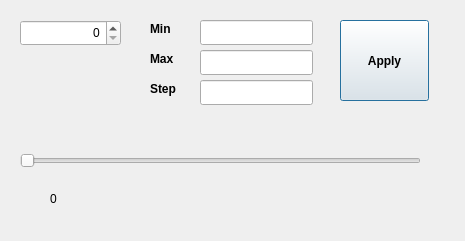
<?xml version="1.0" encoding="UTF-8"?>
<ui version="4.0">
 <class>Dialog</class>
 <widget class="QDialog" name="Dialog">
  <property name="geometry">
   <rect>
    <x>0</x>
    <y>0</y>
    <width>465</width>
    <height>241</height>
   </rect>
  </property>
  <property name="windowTitle">
   <string>Dialog</string>
  </property>
  <widget class="QLabel" name="label">
   <property name="geometry">
    <rect>
     <x>150</x>
     <y>20</y>
     <width>41</width>
     <height>17</height>
    </rect>
   </property>
   <property name="font">
    <font>
     <weight>75</weight>
     <bold>true</bold>
    </font>
   </property>
   <property name="text">
    <string>Min</string>
   </property>
  </widget>
  <widget class="QLabel" name="label_2">
   <property name="geometry">
    <rect>
     <x>150</x>
     <y>50</y>
     <width>41</width>
     <height>17</height>
    </rect>
   </property>
   <property name="font">
    <font>
     <weight>75</weight>
     <bold>true</bold>
    </font>
   </property>
   <property name="text">
    <string>Max</string>
   </property>
  </widget>
  <widget class="QLineEdit" name="editMin">
   <property name="geometry">
    <rect>
     <x>200</x>
     <y>20</y>
     <width>113</width>
     <height>25</height>
    </rect>
   </property>
   <property name="alignment">
    <set>Qt::AlignRight|Qt::AlignTrailing|Qt::AlignVCenter</set>
   </property>
  </widget>
  <widget class="QLineEdit" name="editStep">
   <property name="geometry">
    <rect>
     <x>200</x>
     <y>80</y>
     <width>113</width>
     <height>25</height>
    </rect>
   </property>
   <property name="alignment">
    <set>Qt::AlignRight|Qt::AlignTrailing|Qt::AlignVCenter</set>
   </property>
  </widget>
  <widget class="QLabel" name="labelValue">
   <property name="geometry">
    <rect>
     <x>50</x>
     <y>80</y>
     <width>67</width>
     <height>17</height>
    </rect>
   </property>
   <property name="text">
    <string/>
   </property>
  </widget>
  <widget class="QSpinBox" name="spinBox">
   <property name="geometry">
    <rect>
     <x>20</x>
     <y>20</y>
     <width>101</width>
     <height>26</height>
    </rect>
   </property>
   <property name="layoutDirection">
    <enum>Qt::LeftToRight</enum>
   </property>
   <property name="alignment">
    <set>Qt::AlignRight|Qt::AlignTrailing|Qt::AlignVCenter</set>
   </property>
  </widget>
  <widget class="QLabel" name="label_3">
   <property name="geometry">
    <rect>
     <x>150</x>
     <y>80</y>
     <width>41</width>
     <height>17</height>
    </rect>
   </property>
   <property name="font">
    <font>
     <weight>75</weight>
     <bold>true</bold>
    </font>
   </property>
   <property name="text">
    <string>Step</string>
   </property>
  </widget>
  <widget class="QPushButton" name="btnApply">
   <property name="geometry">
    <rect>
     <x>340</x>
     <y>20</y>
     <width>89</width>
     <height>81</height>
    </rect>
   </property>
   <property name="font">
    <font>
     <weight>75</weight>
     <bold>true</bold>
    </font>
   </property>
   <property name="text">
    <string>Apply</string>
   </property>
  </widget>
  <widget class="QLineEdit" name="editMax">
   <property name="geometry">
    <rect>
     <x>200</x>
     <y>50</y>
     <width>113</width>
     <height>25</height>
    </rect>
   </property>
   <property name="alignment">
    <set>Qt::AlignRight|Qt::AlignTrailing|Qt::AlignVCenter</set>
   </property>
  </widget>
  <widget class="QSlider" name="slider">
   <property name="geometry">
    <rect>
     <x>20</x>
     <y>150</y>
     <width>401</width>
     <height>21</height>
    </rect>
   </property>
   <property name="orientation">
    <enum>Qt::Horizontal</enum>
   </property>
  </widget>
  <widget class="QLabel" name="labelValue2">
   <property name="geometry">
    <rect>
     <x>50</x>
     <y>190</y>
     <width>67</width>
     <height>17</height>
    </rect>
   </property>
   <property name="text">
    <string>0</string>
   </property>
  </widget>
 </widget>
 <resources/>
 <connections/>
</ui>
